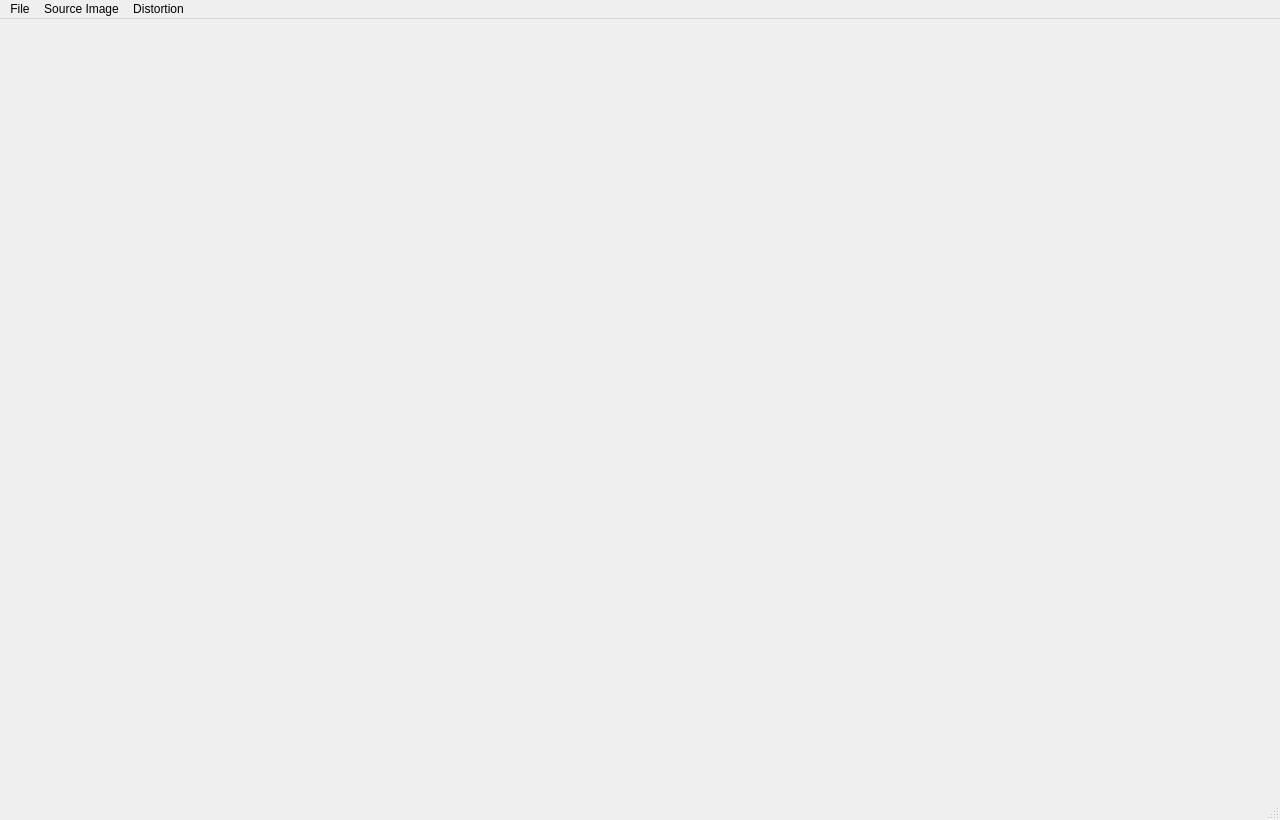
<?xml version="1.0" encoding="UTF-8"?>
<ui version="4.0">
 <class>DistortionTestClass</class>
 <widget class="QMainWindow" name="DistortionTestClass">
  <property name="geometry">
   <rect>
    <x>0</x>
    <y>0</y>
    <width>1280</width>
    <height>820</height>
   </rect>
  </property>
  <property name="windowTitle">
   <string>Distortion Test</string>
  </property>
  <widget class="QWidget" name="centralWidget">
   <layout class="QHBoxLayout" name="horizontalLayout">
    <property name="leftMargin">
     <number>0</number>
    </property>
    <property name="topMargin">
     <number>0</number>
    </property>
    <property name="rightMargin">
     <number>0</number>
    </property>
    <property name="bottomMargin">
     <number>0</number>
    </property>
    <item>
     <layout class="QVBoxLayout" name="mainLayout">
      <property name="sizeConstraint">
       <enum>QLayout::SetFixedSize</enum>
      </property>
     </layout>
    </item>
   </layout>
  </widget>
  <widget class="QMenuBar" name="menuBar">
   <property name="geometry">
    <rect>
     <x>0</x>
     <y>0</y>
     <width>1280</width>
     <height>21</height>
    </rect>
   </property>
   <widget class="QMenu" name="menuFile">
    <property name="title">
     <string>File</string>
    </property>
    <addaction name="actionAbout"/>
    <addaction name="separator"/>
    <addaction name="actionScreen_Shot"/>
    <addaction name="actionExit"/>
   </widget>
   <widget class="QMenu" name="menuDistortion">
    <property name="title">
     <string>Distortion</string>
    </property>
    <widget class="QMenu" name="menuDistortionShader">
     <property name="title">
      <string>Shader</string>
     </property>
     <addaction name="actionNone"/>
    </widget>
    <widget class="QMenu" name="menuFiltering_Mode">
     <property name="title">
      <string>Filtering Mode</string>
     </property>
     <addaction name="actionGL_NEAREST"/>
     <addaction name="actionGL_LINEAR"/>
    </widget>
    <widget class="QMenu" name="menuHMD">
     <property name="title">
      <string>HMD</string>
     </property>
     <addaction name="actionDK1"/>
     <addaction name="actionHD_DK"/>
    </widget>
    <addaction name="menuDistortionShader"/>
    <addaction name="menuFiltering_Mode"/>
    <addaction name="menuHMD"/>
   </widget>
   <widget class="QMenu" name="menuSource_Image">
    <property name="title">
     <string>Source Image</string>
    </property>
    <widget class="QMenu" name="menuSourceShader">
     <property name="title">
      <string>Shader</string>
     </property>
     <addaction name="actionSourceNone"/>
    </widget>
    <widget class="QMenu" name="menuTexture">
     <property name="title">
      <string>Texture</string>
     </property>
     <addaction name="actionTextureNone"/>
    </widget>
    <addaction name="menuSourceShader"/>
    <addaction name="menuTexture"/>
   </widget>
   <addaction name="menuFile"/>
   <addaction name="menuSource_Image"/>
   <addaction name="menuDistortion"/>
  </widget>
  <widget class="StatusWidget" name="statusBar"/>
  <action name="actionNone">
   <property name="checkable">
    <bool>false</bool>
   </property>
   <property name="checked">
    <bool>false</bool>
   </property>
   <property name="text">
    <string>None</string>
   </property>
  </action>
  <action name="actionGL_NEAREST">
   <property name="checkable">
    <bool>false</bool>
   </property>
   <property name="checked">
    <bool>false</bool>
   </property>
   <property name="text">
    <string>GL_NEAREST</string>
   </property>
  </action>
  <action name="actionGL_LINEAR">
   <property name="checkable">
    <bool>false</bool>
   </property>
   <property name="text">
    <string>GL_LINEAR</string>
   </property>
  </action>
  <action name="actionAbout">
   <property name="text">
    <string>About</string>
   </property>
  </action>
  <action name="actionExit">
   <property name="text">
    <string>Exit</string>
   </property>
  </action>
  <action name="actionScreen_Shot">
   <property name="text">
    <string>Save Screen Shot</string>
   </property>
   <property name="shortcut">
    <string>F6</string>
   </property>
  </action>
  <action name="actionDK1">
   <property name="text">
    <string>DK1</string>
   </property>
  </action>
  <action name="actionHD_DK">
   <property name="text">
    <string>HD DK</string>
   </property>
  </action>
  <action name="actionSourceNone">
   <property name="text">
    <string>Texture</string>
   </property>
  </action>
  <action name="actionTextureNone">
   <property name="text">
    <string>None</string>
   </property>
  </action>
 </widget>
 <layoutdefault spacing="6" margin="11"/>
 <customwidgets>
  <customwidget>
   <class>StatusWidget</class>
   <extends>QStatusBar</extends>
   <header>StatusWidget.h</header>
  </customwidget>
 </customwidgets>
 <resources>
  <include location="distortiontest.qrc"/>
 </resources>
 <connections>
  <connection>
   <sender>actionExit</sender>
   <signal>triggered()</signal>
   <receiver>DistortionTestClass</receiver>
   <slot>close()</slot>
   <hints>
    <hint type="sourcelabel">
     <x>-1</x>
     <y>-1</y>
    </hint>
    <hint type="destinationlabel">
     <x>639</x>
     <y>409</y>
    </hint>
   </hints>
  </connection>
  <connection>
   <sender>actionAbout</sender>
   <signal>triggered()</signal>
   <receiver>DistortionTestClass</receiver>
   <slot>about()</slot>
   <hints>
    <hint type="sourcelabel">
     <x>-1</x>
     <y>-1</y>
    </hint>
    <hint type="destinationlabel">
     <x>639</x>
     <y>409</y>
    </hint>
   </hints>
  </connection>
  <connection>
   <sender>actionScreen_Shot</sender>
   <signal>triggered()</signal>
   <receiver>DistortionTestClass</receiver>
   <slot>saveScreenShot()</slot>
   <hints>
    <hint type="sourcelabel">
     <x>-1</x>
     <y>-1</y>
    </hint>
    <hint type="destinationlabel">
     <x>639</x>
     <y>409</y>
    </hint>
   </hints>
  </connection>
 </connections>
 <slots>
  <slot>about()</slot>
  <slot>saveScreenShot()</slot>
 </slots>
</ui>
